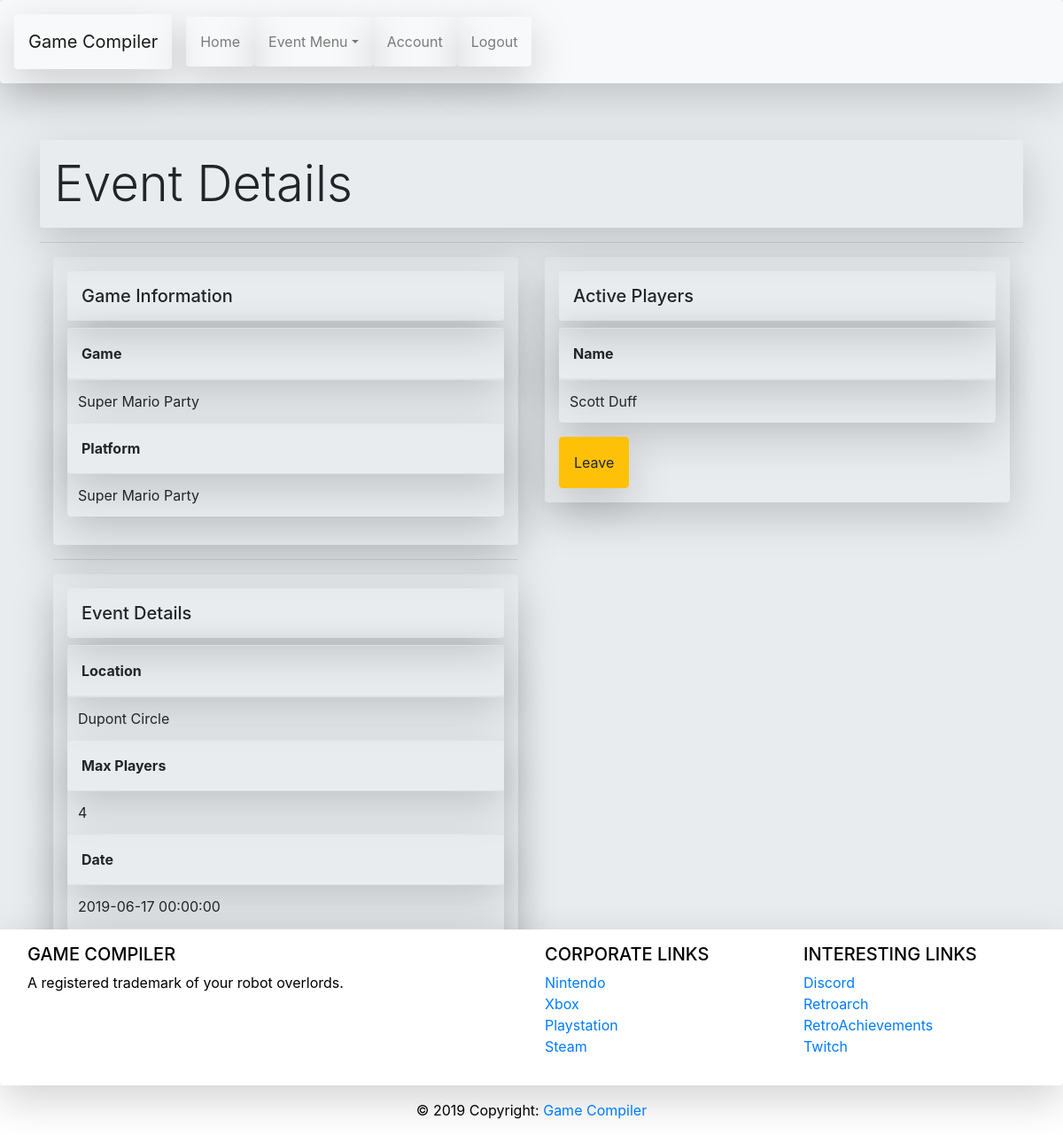
The page /event/view/1 (signed in) on the database its author committed.
### models.py (models this page shows, shortened)
class Event(db.Model):
    __tablename__ = "event"
    id = db.Column(db.Integer, primary_key=True)
    game = db.Column(db.String(45))
    platform = db.Column(db.String(45))
    location = db.Column(db.String(90))
    event_date = db.Column(db.DateTime)
    event_time = db.Column(db.DateTime)
    max_players = db.Column(db.Integer)
    current_players = db.Column(db.Integer)
    event_poster = db.Column(db.Integer)
    created_at = db.Column(db.DateTime, server_default=func.now())
    updated_at = db.Column(db.DateTime, server_default=func.now(),
                           onupdate=func.now())
    users_for_events = db.relationship('User', secondary=users_events)

class User(db.Model):
    __tablename__ = "user"
    id = db.Column(db.Integer, primary_key=True)
    first_name = db.Column(db.String(45))
    last_name = db.Column(db.String(45))
    email = db.Column(db.String(90))
    password = db.Column(db.String(255))
    created_at = db.Column(db.DateTime, server_default=func.now())
    updated_at = db.Column(db.DateTime, server_default=func.now(),
                           onupdate=func.now())
    events_for_users = db.relationship('Event', secondary=users_events)

### controller_functions.py (the view)
@app.route("/event/view/<id>")
def event_view(id):
    if 'login' not in session:
        flash("Your are not logged in!")
        return redirect("/")
    else:
        eventPlayerQuery = User.query.join(User.events_for_users).filter(Event.id == id).all()
        eventQuery = Event.query.get(id)
        return render_template("event_view.html", event=eventQuery, eventPlayerQuery=eventPlayerQuery)

### templates/event_view.html (shortened to what this page needs)
<!DOCTYPE html>
<html lang="en">
<head>
    <link href="https://stackpath.bootstrapcdn.com/bootstrap/4.3.1/css/bootstrap.min.css" rel="stylesheet">
</head>
<body>
    <nav class="navbar navbar-expand-lg navbar-light bg-light shadow-lg p-3 mb-7 rounded">
        <a class="navbar-brand shadow-lg p-3 mb-7 rounded" href="#">Game Compiler</a>
        <div class="collapse navbar-collapse" id="navbarSupportedContent">
            <ul class="navbar-nav mr-auto">
                <li class="nav-item">
                    <a class="nav-link shadow-lg p-3 mb-7 rounded" href="/welcome/user">Home</a>
                </li>
                <li class="nav-item dropdown">
                        <a class="nav-link dropdown-toggle shadow-lg p-3 mb-7 rounded" href="#" id="navbarDropdown" role="button" data-toggle="dropdown" aria-haspopup="true" aria-expanded="false">Event Menu</a>
                </li>
                <li class="nav-item">
                    <a class="nav-link shadow-lg p-3 mb-7 rounded" href="/account/user/{{ session.userid }}">Account</a>
                </li>
                <li class="nav-item">
                    <a class="nav-link shadow-lg p-3 mb-7 rounded" href="/logout/user">Logout</a>
                </li>
            </ul>
        </div>
    </nav>
    <div class="jumbotron jumbotron-fluid">
        <div class="container">
            <h1 class="display-4 shadow-lg p-3 mb-7 rounded">Event Details</h1>
            <hr>
            <div class="container">
                <div class="row">
                    <div class="col-sm">
                            <div class="shadow-lg p-3 mb-7 rounded">
                            <h5 class="shadow-lg p-3 mb-7 rounded">Game Information</h5>
                            <table class="table shadow-lg p-3 mb-7 rounded">
                                <thead>
                                    <tr>
                                        <th class="shadow-lg p-3 mb-7 rounded" scope="col">Game</th>
                                    </tr>
                                </thead>
                                <tbody>
                                    <tr>
                                        <td>{{ event.game }}</td>
                                    </tr>
                                    <tr>
                                        <th class="shadow-lg p-3 mb-7 rounded" scope="col">Platform</th>
                                    </tr>
                                    <tr>
                                        <td>{{ event.game }}</td>
                                    </tr>
                                </tbody>
                            </table>
                            </div>
                            <hr>
                            <div class="shadow-lg p-3 mb-7 rounded">
                            <h5 class="shadow-lg p-3 mb-7 rounded">Event Details</h5>
                            <table class="table shadow-lg p-3 mb-7 rounded">
                                <thead>
                                    <tr>
                                        <th class="shadow-lg p-3 mb-7 rounded" scope="col">Location</th>
                                    </tr>
                                </thead>
                                <tbody>
                                    <tr>
                                        <td>{{ event.location }}</td>
                                    </tr>
                                    <tr>
                                        <th class="shadow-lg p-3 mb-7 rounded" scope="col">Max Players</th>
                                    </tr>
                                    <tr>
                                        <td>{{ event.max_players }}</td>
                                    </tr>
                                    <tr>
                                        <th class="shadow-lg p-3 mb-7 rounded" scope="col">Date</th>
                                    </tr>
                                    <tr>
                                        <td>{{ event.event_date }}</td>
                                    </tr>
                                    <tr>
                                        <th class="shadow-lg p-3 mb-7 rounded" scope="col">Time</th>
                                    </tr>
                                    <tr>
                                        <td>{{ event.event_time }}</td>
                                    </tr>
                                </tbody>
                            </table>
                        </div>
                    </div>
                    <div class="col-sm">
                        <form class="shadow-lg p-3 mb-7 rounded" action="/leave/event/{{ event.id }}">
                            <h5 class="shadow-lg p-3 mb-7 rounded">Active Players</h5>
                            <table class="table shadow-lg p-3 mb-7 rounded">
                                <thead>
                                    <tr>
                                        <th class="shadow-lg p-3 mb-7 rounded" scope="col">Name</th>
                                    </tr>
                                </thead>
                                <tbody>
                                    {% for user in eventPlayerQuery %}
                                    <tr>
                                        <td>{{ user.first_name }} {{ user.last_name }}</td>
                                    </tr>
                                    {% endfor %}
                                </tbody>
                            </table>
                            <button type="submit" class="btn btn-warning shadow-lg p-3 mb-7 rounded">Leave</button>
                        </form>
                    </div>
                </div>
            </div>
        </div>
    </div>
    <div class="footer">
        <div class="container-fluid text-center text-md-left">
            <div class="row shadow-lg p-3 mb-7 rounded">
                <div class="col-md-6 mt-md-0 mt-3">
                    <h5 class="text-uppercase">Game Compiler</h5>
                    <p>A registered trademark of your robot overlords.</p>
                </div>
                <div class="col-md-3 mb-md-0 mb-3">
                    <h5 class="text-uppercase">Corporate Links</h5>
                    <ul class="list-unstyled">
                        <li>
                            <a href="https://www.nintendo.com/">Nintendo</a>
                        </li>
                        <li>
                            <a href="https://www.xbox.com/">Xbox</a>
                        </li>
                        <li>
                            <a href="https://www.playstation.com/en-us/">Playstation</a>
                        </li>
                        <li>
                            <a href="https://store.steampowered.com/">Steam</a>
                        </li>
                    </ul>
                </div>
                <div class="col-md-3 mb-md-0 mb-3">
                    <h5 class="text-uppercase">Interesting Links</h5>
                    <ul class="list-unstyled">
                        <li>
                            <a href="https://discordapp.com/">Discord</a>
                        </li>
                        <li>
                            <a href="https://www.retroarch.com/">Retroarch</a>
                        </li>
                        <li>
                            <a href="http://retroachievements.org/">RetroAchievements</a>
                        </li>
                        <li>
                            <a href="https://www.twitch.tv/directory">Twitch</a>
                        </li>
                    </ul>
                </div>
            </div>
        </div>
        <div class="footer-copyright text-center py-3">© 2019 Copyright:
            <a href="https://mdbootstrap.com/education/bootstrap/"> Game Compiler</a>
        </div>
    </div>
</body>
</html>

### templates/event_view.html (style rules this page uses)
body { background: #e8ecef; }
.footer { position: fixed; left: 0; bottom: 0; width: 100%; background-color: white; color: black; text-align: center; }

### rows shown on the page
Event: game "Super Mario Party", location "Dupont Circle", max_players "4", event_date "2019-06-17 00:00:00"
User: first_name "Scott", last_name "Duff"
